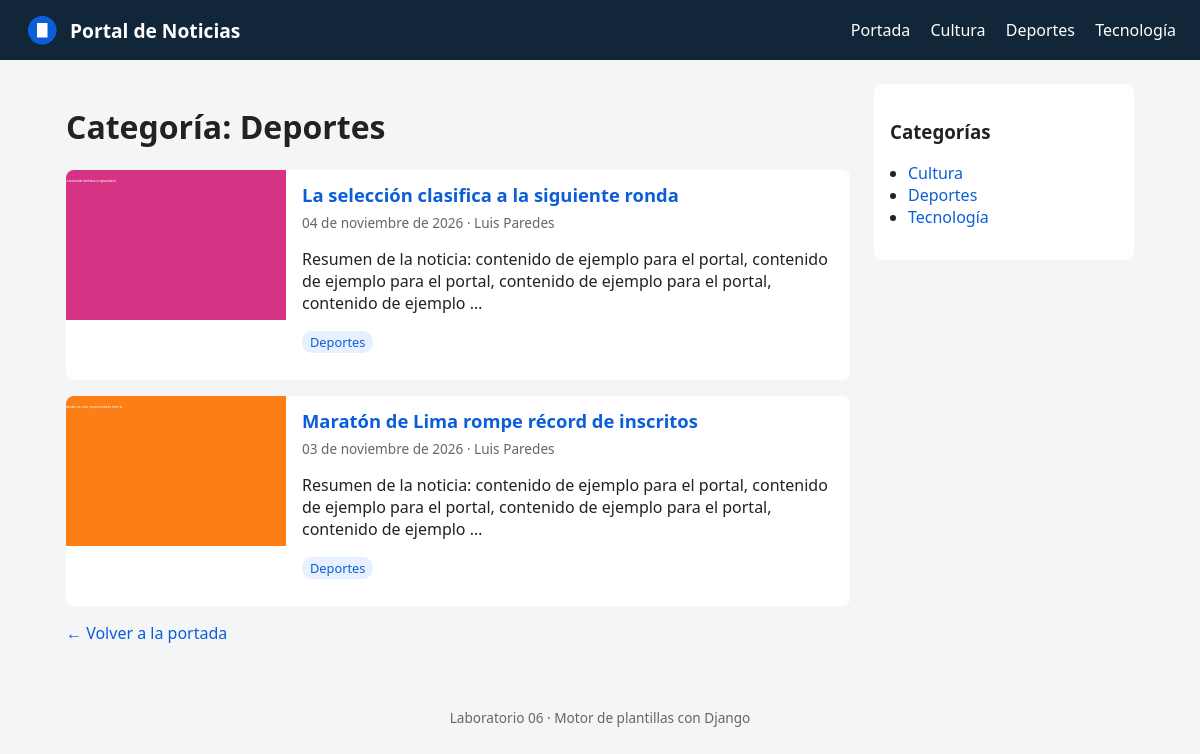
The app's page /category/deportes/ with its own data.
### news/models.py (models this page shows, shortened)
class Category(models.Model):
    name = models.CharField(max_length=60, unique=True)
    slug = models.SlugField(max_length=70, unique=True)
    class Meta:
        verbose_name_plural = 'categories'
        ordering = ['name']

class Article(models.Model):
    title = models.CharField(max_length=200)
    summary = models.TextField(help_text='Short text shown in the article cards.')
    body = models.TextField()
    featured_image = models.ImageField(upload_to='articles/', blank=True)
    published_at = models.DateTimeField()
    author = models.ForeignKey(Author, on_delete=models.PROTECT, related_name='articles')
    categories = models.ManyToManyField(Category, related_name='articles')
    class Meta:
        ordering = ['-published_at']

class Author(models.Model):
    name = models.CharField(max_length=100)
    email = models.EmailField(blank=True)
    bio = models.TextField(blank=True)
    class Meta:
        ordering = ['name']

### news/views.py (the view)
# urls.py: path('category/<slug:slug>/', views.category_list, name='category'),
def category_list(request, slug):
    category = get_object_or_404(Category, slug=slug)
    articles = category.articles.select_related('author').prefetch_related('categories')
    return render(request, 'news/category_list.html', {'category': category, 'articles': articles})

### news/context_processors.py (called while the page is built)
def categories(request):
    return {'sidebar_categories': Category.objects.all()}

### news/templates/news/category_list.html (shortened to what this page needs)
{% extends 'base.html' %}
{% block content %}
  <h1>Categoría: {{ category.name }}</h1>
  {% for article in articles %}
    {% include 'news/partials/_article_card.html' %}
  {% empty %}
    <p class="empty">No hay noticias en esta categoría.</p>
  {% endfor %}
  <p><a href="{% url 'news:home' %}">&larr; Volver a la portada</a></p>
{% endblock %}

### templates/base.html (shortened to what this page needs)
{% load static %}
<!DOCTYPE html>
<html lang="es">
<head>
  <link rel="stylesheet" href="{% static 'css/style.css' %}">
</head>
<body>
  <header class="site-header">
    <a class="brand" href="{% url 'news:home' %}">
      <img src="{% static 'img/logo.png' %}" alt="Logo" width="36" height="36">
      Portal de Noticias
    </a>
    <nav>
      <a href="{% url 'news:home' %}">Portada</a>
      {% for category in sidebar_categories %}
        <a href="{% url 'news:category' category.slug %}">{{ category.name }}</a>
      {% endfor %}
    </nav>
  </header>
  <div class="layout">
    <main>
      {% block content %}{% endblock %}
    </main>
    <aside class="sidebar">
      {% block sidebar %}
        <h3>Categorías</h3>
        <ul>
          {% for category in sidebar_categories %}
            <li><a href="{% url 'news:category' category.slug %}">{{ category.name }}</a></li>
          {% empty %}
            <li>Sin categorías.</li>
          {% endfor %}
        </ul>
      {% endblock %}
    </aside>
  </div>
  <footer class="site-footer">Laboratorio 06 · Motor de plantillas con Django</footer>
</body>
</html>

### news/templates/news/partials/_article_card.html
{% load static %}
<article class="card">
  {% if article.featured_image %}
    <img src="{{ article.featured_image.url }}" alt="{{ article.title }}">
  {% else %}
    <img src="{% static 'img/placeholder.png' %}" alt="Sin imagen">
  {% endif %}
  <div class="card-body">
    <h2><a href="{% url 'news:detail' article.pk %}">{{ article.title }}</a></h2>
    <p class="meta">
      {{ article.published_at|date:"d \d\e F \d\e Y" }} · {{ article.author.name }}
    </p>
    <p>{{ article.summary|truncatewords:25 }}</p>
    <p class="tags">
      {% for category in article.categories.all %}
        <a href="{% url 'news:category' category.slug %}">{{ category.name }}</a>
      {% endfor %}
    </p>
  </div>
</article>

### static/css/style.css (style rules this page uses)
* { box-sizing: border-box; }
body { margin: 0; font-family: system-ui, Arial, sans-serif; background: #f4f5f7; color: #222; }
a { color: #0b5ed7; text-decoration: none; }
.site-header { display: flex; justify-content: space-between; align-items: center; flex-wrap: wrap; gap: 12px; padding: 12px 24px; background: #12263a; }
.site-header a { color: #fff; }
.brand { display: flex; align-items: center; gap: 10px; font-weight: 700; font-size: 1.2rem; }
.site-header nav a { margin-left: 16px; }
.layout { display: grid; grid-template-columns: 1fr 260px; gap: 24px; max-width: 1100px; margin: 24px auto; padding: 0 16px; }
.sidebar { background: #fff; padding: 16px; border-radius: 8px; align-self: start; }
.sidebar ul { padding-left: 18px; }
.card { display: flex; gap: 16px; background: #fff; border-radius: 8px; margin-bottom: 16px; overflow: hidden; }
.card img { width: 220px; height: 150px; object-fit: cover; }
.card-body { padding: 12px 16px 12px 0; }
.card h2 { margin: 0 0 6px; font-size: 1.15rem; }
.meta { color: #666; font-size: .85rem; margin: 0 0 8px; }
.tags a { background: #e7f0ff; padding: 2px 8px; border-radius: 10px; margin-right: 6px; font-size: .8rem; }
.site-footer { text-align: center; color: #666; padding: 24px; font-size: .85rem; }

### records on screen
Category: name "Cultura"
Category: name "Deportes"
Category: name "Tecnología"
Article: featured_image (picture), title "La selección clasifica a la siguiente ronda", published_at "04 de noviembre de 2026", author.name "Luis Paredes", summary "Resumen de la noticia: contenido de ejemplo para el portal, contenido de ejemplo para el portal, contenido de ejemplo para el portal, contenido de ejemplo …"
Article: featured_image (picture), title "Maratón de Lima rompe récord de inscritos", published_at "03 de noviembre de 2026", author.name "Luis Paredes", summary "Resumen de la noticia: contenido de ejemplo para el portal, contenido de ejemplo para el portal, contenido de ejemplo para el portal, contenido de ejemplo …"
